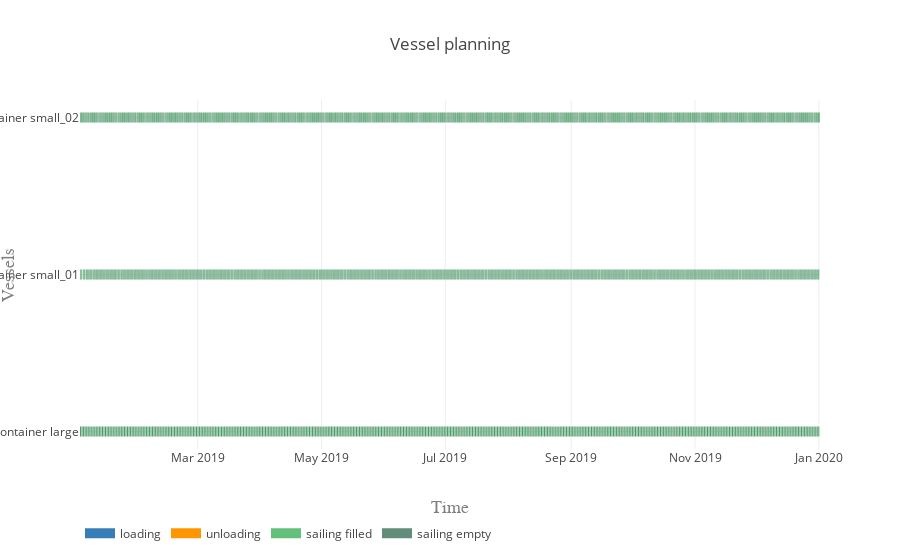

Source (notebook cell):
### Markdown cell above
#### Vessel planning

### Code cell
activities = ['loading', 'unloading', 'sailing filled', 'sailing empty']
colors = {0:'rgb(55,126,184)', 1:'rgb(255,150,0)', 2:'rgb(98, 192, 122)', 3:'rgb(98, 141, 122)'}

plot.vessel_planning(vessels, activities, colors)

### Figure 1 — Plotly figure (JSON) as saved in the notebook; plotly's stock layout.template omitted (floating-point values rounded to 4 significant figures; data arrays with more than 128 entries replaced by an {"elided": "..."} marker saying what was removed)
{"data": [{"connectgaps": false, "hoverinfo": "y+name", "line": {"color": "rgb(55,126,184)", "width": 10}, "mode": "lines", "name": "loading", "type": "scatter", "uid": "83761a7a-3160-4546-b1f8-07f71a4a1b4a", "x": {"elided": "5775 str values"}, "y": {"elided": "5775 str values"}}, {"connectgaps": false, "hoverinfo": "y+name", "line": {"color": "rgb(255,150,0)", "width": 10}, "mode": "lines", "name": "unloading", "type": "scatter", "uid": "ee414d8d-b634-4316-a31d-d2ee30b28ab0", "x": {"elided": "5775 str values"}, "y": {"elided": "5775 str values"}}, {"connectgaps": false, "hoverinfo": "y+name", "line": {"color": "rgb(98, 192, 122)", "width": 10}, "mode": "lines", "name": "sailing filled", "type": "scatter", "uid": "525d015e-e2e8-437d-bc58-01c4114c5c60", "x": {"elided": "5775 str values"}, "y": {"elided": "5775 str values"}}, {"connectgaps": false, "hoverinfo": "y+name", "line": {"color": "rgb(98, 141, 122)", "width": 10}, "mode": "lines", "name": "sailing empty", "type": "scatter", "uid": "fdb59854-78f0-49c6-abde-083943242ef0", "x": {"elided": "5760 str values"}, "y": {"elided": "5760 str values"}}], "layout": {"hovermode": "closest", "legend": {"orientation": "h", "x": 0, "y": -0.2}, "title": {"text": "Vessel planning"}, "xaxis": {"range": ["2019-01-01 23:55:12.493951", "2020-01-01 13:36:22.548093"], "title": {"font": {"color": "#7f7f7f", "family": "Courier New, monospace", "size": 18}, "text": "Time"}}, "yaxis": {"title": {"font": {"color": "#7f7f7f", "family": "Courier New, monospace", "size": 18}, "text": "Vessels"}}}}
